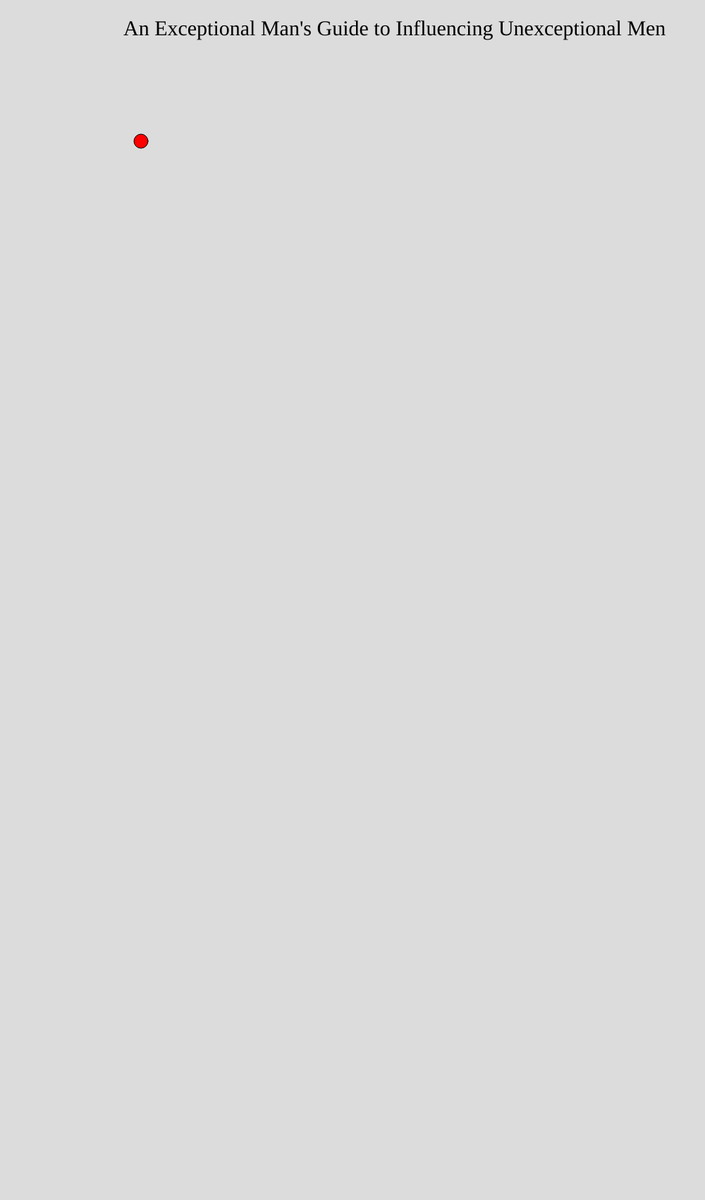
Frame 1 (no input)
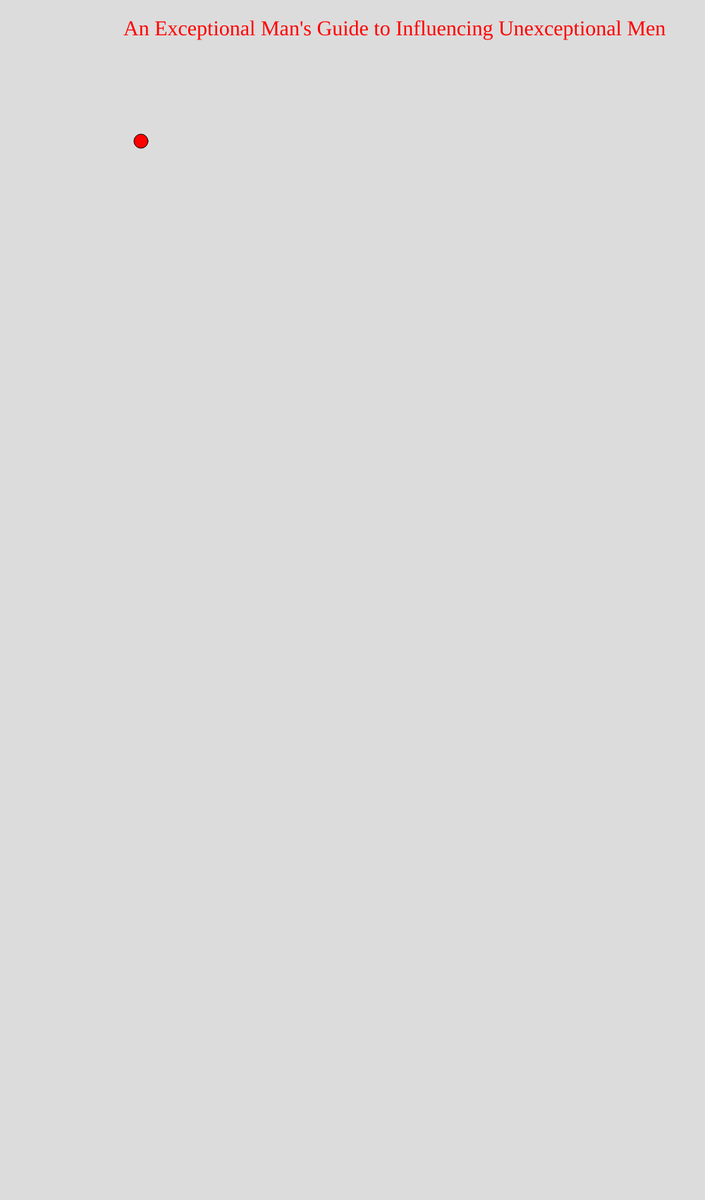
Frame 60 (no input)
Frame 120 (the mouse pressed at the canvas centre since frame 60): identical to frame 60, image omitted

The p5.js sketch that drew these frames (run headless with seeded random() and noise() and a simulated clock; from frame 60 on, the mouse is pressed at the canvas centre):

// p5.js sketch
// ── sketch.js
var title;

function setup() {
  createCanvas(1000, 1700);
  title = "An Exceptional Man's Guide to Influencing Unexceptional Men";

}

function draw() {
  background(220);
  textFont("Tahoma");
  textSize(30);
  text(title, 175 , 50);
  fill('red');
  ellipse(200, 200, 20);
}
/*To Preserve*/
/* Because managing such a vast amount of human capital stock can be an intimidating task . We have written a brief guide for the fundamentals you'll need to master for  
    subservient and efficient stock; Along with some common mistakes you should avoid, complete with examples . The fundamentals have been proven true through thousands of years of experimentation . */
